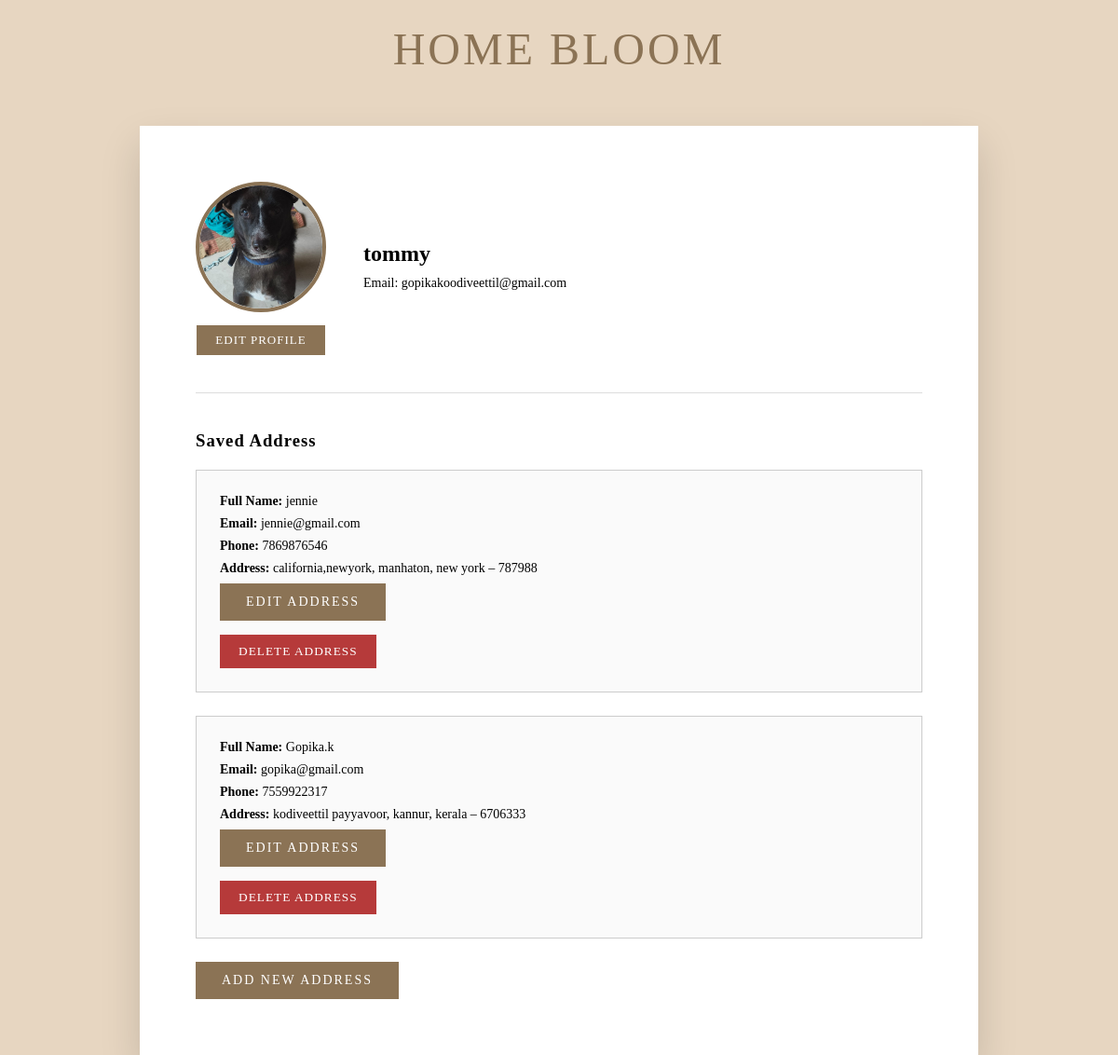
The page /profile/ (signed in) on the database its author committed.
### bloom/models.py (models this page shows, shortened)
class Profile(models.Model):
    user = models.OneToOneField(settings.AUTH_USER_MODEL, on_delete=models.CASCADE)
    phone = models.CharField(max_length=15)
    image = models.ImageField(upload_to="profiles/", default="profiles/default.jpg")

class User(AbstractUser):
    email = models.EmailField(unique=True)
    USERNAME_FIELD = "email"
    REQUIRED_FIELDS = ["username"]

class Address(models.Model):
    user = models.ForeignKey(settings.AUTH_USER_MODEL, on_delete=models.CASCADE)
    full_name = models.CharField(max_length=100)
    email = models.EmailField()
    phone = models.CharField(max_length=15)
    street = models.TextField()
    city = models.CharField(max_length=50)
    state = models.CharField(max_length=50)
    pincode = models.CharField(max_length=10)

### bloom/decorators.py (the view)
    def wrapper(request, *args, **kwargs):
        if request.user.is_authenticated and not request.user.is_staff:
            return view_func(request, *args, **kwargs)
        messages.error(request, "You are not authorized to access this page.")
        return redirect("login")

### bloom/views.py (called while the page is built)
@user_required
def profile(request):
    profile, created = Profile.objects.get_or_create(
        user=request.user
    )
    addresses = Address.objects.filter(user=request.user).order_by('-id')
    return render(request, "profile.html", {
        "profile": profile,
        "addresses": addresses
    })

### bloom/templates/profile.html (shortened to what this page needs)
<!DOCTYPE html>
<html lang="en">
<head>
</head>
<body>
    <section class="page-title-section">
        <a href="/" class="page-title">HOME BLOOM</a>
    </section>
    <div class="profile-wrapper">
        <div class="profile-card">
            <div class="profile-header">
               <div class="profile-image-wrapper">
                    <div class="profile-image">
                        <img src="{{ profile.image.url }}" alt="Profile Image">
                    </div>
                    <a href="{% url 'edit_profile' %}" class="edit-profile-btn">
                        EDIT PROFILE
                    </a>
                </div>
                <div class="profile-info">
                    <h2>{{ user.get_full_name|default:user.username }}</h2>
                    <p>Email: {{ user.email }}</p>
                    </div>
            </div>
            <div class="address-section">
                <h3>Saved Address</h3>
                {% if addresses %}
    {% for address in addresses %}
        <div class="address-box">
            <p><strong>Full Name:</strong> {{ address.full_name }}</p>
            <p><strong>Email:</strong> {{ address.email }}</p>
            <p><strong>Phone:</strong> {{ address.phone }}</p>
            <p><strong>Address:</strong>
                {{ address.street }},
                {{ address.city }},
                {{ address.state }} – {{ address.pincode }}
            </p>
            <a href="{% url 'edit_address' address.id %}" class="add-address-btn">
                EDIT ADDRESS
            </a>
            <form method="post" action="{% url 'delete_address' address.id %}">
                <button type="submit" class="delete-btn">
                    DELETE ADDRESS
                </button>
            </form>
        </div>
    {% endfor %}
{% else %}
    <p>No address added yet.</p>
{% endif %}
                    <a href="{% url 'addaddress' %}" class="add-address-btn">
                        ADD NEW ADDRESS
                    </a>
            </div>
        </div>
    </div>
</body>
</html>

### bloom/templates/profile.html (style rules this page uses)
* { margin: 0; padding: 0; box-sizing: border-box; font-family: "Georgia", serif; }
body { background: #e7d6c1; }
.page-title-section { padding: 25px 0; text-align: center; margin-bottom:30px; }
.page-title { font-size: 3rem; font-weight: 70; text-decoration: none; color: #8b7355; letter-spacing: 3px; }
.profile-wrapper { min-height: calc(100vh - 80px); display: flex; align-items: center; justify-content: center; }
.profile-card { width: 900px; background: #fff; box-shadow: 0 20px 40px rgba(0,0,0,0.15); padding: 60px; }
.profile-header { display: flex; align-items: center; gap: 40px; border-bottom: 1px solid #ddd; padding-bottom: 40px; }
.profile-image { width: 140px; height: 140px; border-radius: 50%; overflow: hidden; border: 4px solid #8b7355; }
.profile-image img { width: 100%; height: 100%; object-fit: cover; }
.profile-info h2 { margin-bottom: 10px; }
.profile-info p { font-size: 14px; margin-bottom: 6px; }
.address-section { margin-top: 40px; }
.address-section h3 { margin-bottom: 20px; letter-spacing: 1px; }
.address-box { border: 1px solid #ccc; padding: 25px; margin-bottom: 25px; background: #fafafa; }
.address-box p { font-size: 14px; margin-bottom: 8px; }
.add-address-btn { display: inline-block; padding: 12px 28px; background: #8b7355; color: #fff; text-decoration: none; letter-spacing: 2px; font-size: 14px; }
.delete-btn { margin-top: 15px; padding: 10px 20px; background: #b63a3a; color: #fff; border: none; letter-spacing: 1px; cursor: pointer; }
.profile-image-wrapper { display: flex; flex-direction: column; align-items: center; }
.edit-profile-btn { margin-top: 14px; padding: 8px 20px; background: #8b7355; color: #fff; text-decoration: none; font-size: 13px; letter-spacing: 1px; }

### rows shown on the page
Profile: image (picture)
User: get_full_name "tommy", email "gopikakoodiveettil@gmail.com"
Address: full_name "jennie", email "jennie@gmail.com", phone "7869876546", street "california,newyork", city "manhaton", state "new york", pincode "787988"
Address: full_name "Gopika.k", email "gopika@gmail.com", phone "7559922317", street "kodiveettil payyavoor", city "kannur", state "kerala", pincode "6706333"
